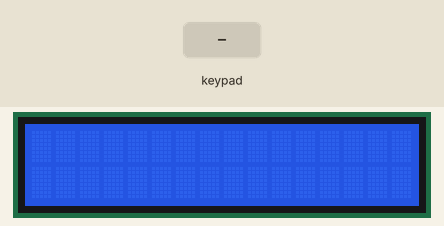
A sketch run on a simulated Arduino Uno, built with avr-gcc and run on an emulated ATmega328P. On the bench: 16×2 character LCD. Inputs (shaded band) come from the test bench.

Above: at 1.2 s.
1.3 s: keypad keys 1 2 1 1 8 7 A pressed 0.4 s apart
At 4.0 s:
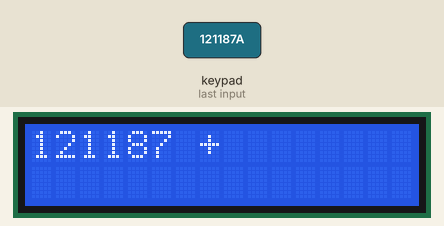
5.6 s: key '7' pressed
At 6.6 s:
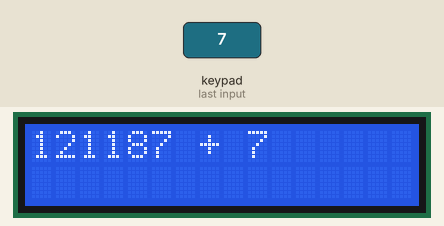
7.1 s: key '8' pressed
At 7.7 s:
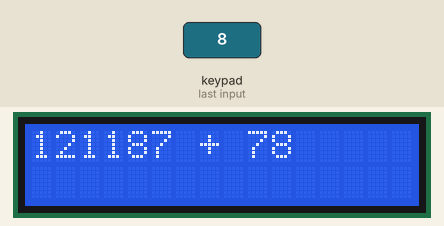
8.6 s: keypad keys 1 2 1 1 8 7 pressed 0.4 s apart
At 11.1 s:
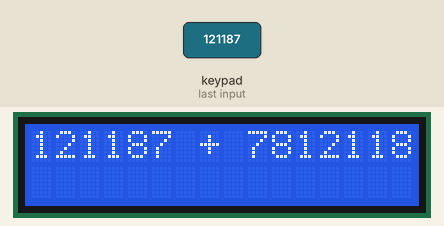
12.5 s: key 'C' pressed
At 13.0 s:
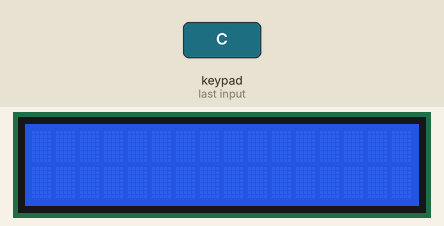
14.0 s: keypad keys 1 2 1 1 8 7 D pressed 0.4 s apart
At 17.4 s:
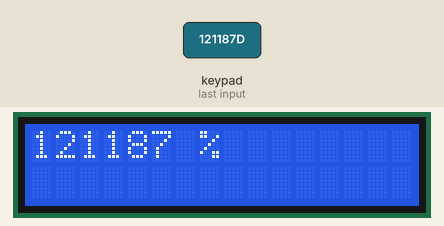
Timing chart, 0 to 18.9 s (numbered marks = the images above; inputs shaded):
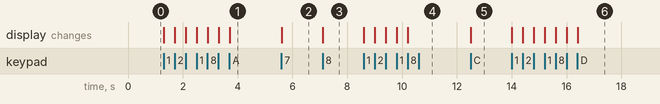

Measured:
- after the input at 1.3 s, the display: first changes at once (image 1 shows a later state)
- after the input at 5.6 s, the display: changes at once (image 2)
- after the input at 7.1 s, the display: changes at once (image 3)
- after the input at 8.6 s, the display: first changes at once (image 4 shows a later state)
- after the input at 12.5 s, the display: changes at once (image 5)
- after the input at 14.0 s, the display: first changes at once (image 6 shows a later state)

The sketch:

basic_arduino_calculator.ino
```cpp
#include <Keypad.h>
#include <LiquidCrystal.h>

LiquidCrystal lcd(1, 0, A1, A2, 10, 9);

const byte ROWS = 4;
const byte COLS = 4;

String num1 = "";
String num2 = "";
String lastResult = "";
bool currentNumber = false;
bool error = false;
char operation = ' ';
char keys[ROWS][COLS] = {
  {'7','8','9','D'},
  {'4','5','6','M'},
  {'1','2','3','S'},
  {'C','0','E','A'}
};

byte rowPins[ROWS] = {12,11,8,7};
byte colPins[COLS] = {6,5,4,2};
Keypad keypad = Keypad(makeKeymap(keys), rowPins, colPins, ROWS, COLS);

void setup() {
  lcd.begin(16, 2);
}

void loop() {
  char key = keypad.getKey();

  if (key) {
    switch (key) {

      case 'C':
        lcd.clear();
        reset();
        lastResult = "";
        return;
      break;


      case 'D':
      case 'M':
      case 'S':
      case 'A':
      if (!error)
      {
        num1 = lastResult;
      }

        if (!currentNumber && !error) {
          lcd.clear();
          lcd.print(num1);
          operation = key;
          currentNumber = true;

          switch (key) {
            case 'D': lcd.print(" % "); break;
            case 'M': lcd.print(" * "); break;
            case 'S': lcd.print(" - "); break;
            case 'A': lcd.print(" + "); break;
          }
        }
        break;

      case 'E':
        if (operation == ' ' || num1 == "" || num2 == "") return;

        int number1 = num1.toInt();
        int number2 = num2.toInt();
        int result = 0;
        error = false;

        switch (operation) {
          case 'M':
            result = number1 * number2;
            break;
          case 'A':
            result = number1 + number2;
            break;
          case 'S':
            result = number1 - number2;
            break;
          case 'D':
            if (number2 != 0)
              result = number1 / number2;
            else
              error = true;
            break;
        }

        lcd.setCursor(0, 1);

        if (error) {
          lcd.print("Error");
          lastResult = "";
        } else {
          lcd.print(result);
          lastResult = String(result);
        }

        reset();
        break;
    }

    switch (key) {
      case '0'...'9':
        if (!currentNumber) {
          error = false;
          num1 += key;
          lastResult = num1;
          lcd.clear();
          lcd.print(num1);
        } else {
          num2 += key;
          lcd.print(key);
        }
        break;
    }
  }
}

void reset() {
  num1 = "";
  num2 = "";
  operation = ' ';
  currentNumber = false;
}
```
